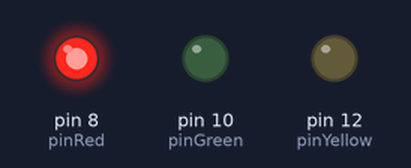
Recording of a sketch running on a simulated Arduino Uno, built with avr-gcc and run on an emulated ATmega328P. Parts: output pins drawn as LEDs (lit = HIGH).

Above: at 0.05 s.
At 1.95 s:
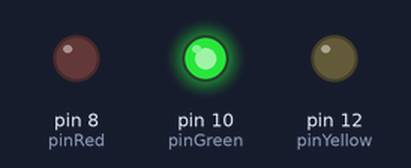
At 4.05 s:
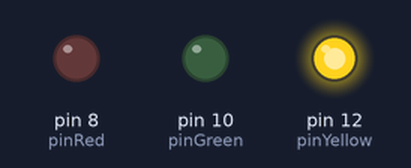
At 8.1 s:
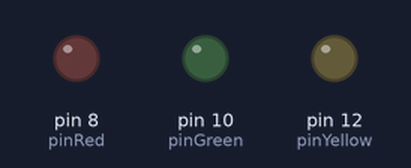
Timing chart, 0 to 9.0 s (numbered marks = the images above):
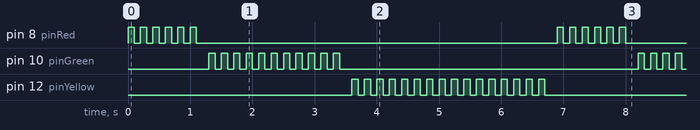

The sketch:

blinking_LEDs.ino
```cpp
int pinRed = 8;
int pinGreen = 10;
int pinYellow = 12;
int blinkTime = 100;
int ledDelayTime = 100;

void setup() {
  // put your setup code here, to run once:
  pinMode(pinRed, OUTPUT);
  pinMode(pinGreen, OUTPUT);
  pinMode(pinYellow, OUTPUT);
}

void loop() {
  // put your main code here, to run repeatedly:

  for (int i = 0; i < 6; i++) {
    digitalWrite(pinRed, HIGH);
    delay(blinkTime);
    digitalWrite(pinRed, LOW);
    delay(blinkTime);
  }

  delay(ledDelayTime);

  for (int i = 0; i < 11; i++) {
    digitalWrite(pinGreen, HIGH);
    delay(blinkTime);
    digitalWrite(pinGreen, LOW);
    delay(blinkTime);
  }

  delay(ledDelayTime);

  for (int i = 0; i < 16; i++) {
    digitalWrite(pinYellow, HIGH);
    delay(blinkTime);
    digitalWrite(pinYellow, LOW);
    delay(blinkTime);
  }

  delay(ledDelayTime);

}
```

Measured:
- by itself, pin 8 (pinRed): repeats every 6.9 s: 5 × (LOW 0.10 s, HIGH 0.10 s), LOW 5.8 s, HIGH 0.10 s
- by itself, pin 10 (pinGreen): repeats every 6.9 s: HIGH 0.10 s, LOW 4.8 s, 10 × (HIGH 0.10 s, LOW 0.10 s)
- by itself, pin 12 (pinYellow): moves between LOW and HIGH, repeating every 6.9 s
